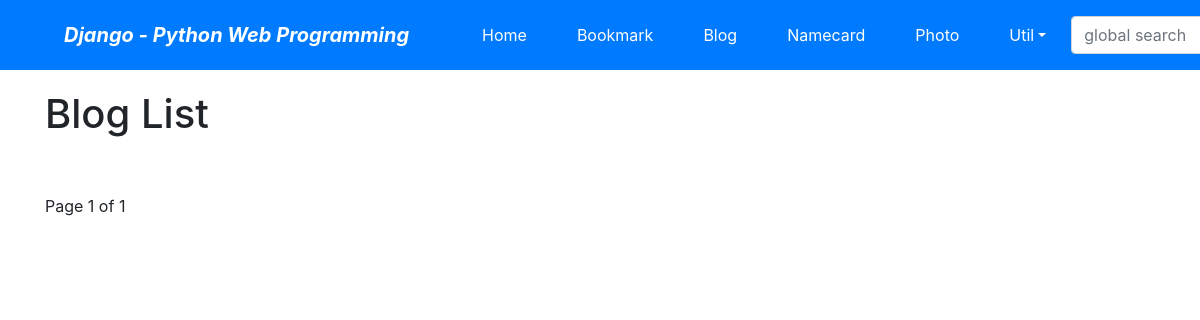
/blog/, run on an earlier commit of the app's database.
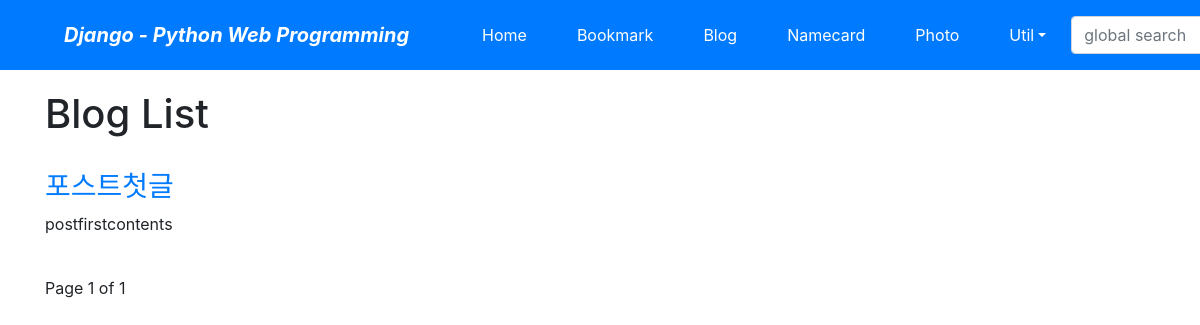
And on a later commit of the database.
### blog/models.py (models this page shows, shortened)
class Post(models.Model):
    title = models.CharField(verbose_name='TITLE', max_length=50)
    slug = models.SlugField('SLUG', unique=True, allow_unicode=True, help_text='one word for title alias')
    description =  models.CharField('DESCRIPTION',max_length=100, blank=True, help_text='simple description text')
    content = models.TextField('CONTENT')
    create_dt = models.DateTimeField('CREATE DATE', auto_now_add=True)
    modify_dt = models.DateTimeField('MODIFY DATE',auto_now=True)
    class Meta:
        verbose_name = 'post'
        verbose_name_plural='posts'
        db_table = 'blog_posts'
        ordering = ('-modify_dt', )
    def get_absolute_url(self):
        return reverse('blog:post_detail', args = (self.slug,))

### blog/views.py (the view)
# urls.py: path('', views.PostLV.as_view(), name='index'),
class PostLV(ListView):
    model = Post
    template_name = 'blog/post_all.html'
    context_object_name = 'posts'
    paginate_by = 2

### blog/templates/blog/post_all.html (shortened to what this page needs)
{% extends "base.html" %}
{% block content %}
    <h1>Blog List</h1>
    <br>
    {% for post in posts %}
        <h3><a href='{{ post.get_absolute_url }}'>{{ post.title }}</a></h3>
        <p>{{ post.description }}</p>
    {% endfor %}
    <br>
    <div>
        <span>
            Page {{ page_obj.number }} of {{ page_obj.paginator.num_pages }}
        </span>
    </div>
{% endblock %}

### templates/base.html (shortened to what this page needs)
<!DOCTYPE html>
<html lang="ko">
<head>
    <link rel="stylesheet" href="https://stackpath.bootstrapcdn.com/bootstrap/4.3.1/css/bootstrap.min.css">
</head>
<body style="padding-top:90px;">
<nav class="navbar navbar-expand-lg navbar-dark bg-primary fixed-top">
    <span class="navbar-brand mx-5 mb-0 font-weight-bold font-italic">Django - Python Web Programming</span>
    <div class="collapse navbar-collapse" id="navbarSupportedContent">
        <ul class="navbar-nav mr-auto">
            <li class="nav-item mx-1 btn btn-primary">
                <a class="nav-link text-white" href="{% url 'home' %}">Home</a></li>
            <li class="nav-item mx-1 btn btn-primary">
                <a class="nav-link text-white" href="{% url 'bookmark:index' %}">Bookmark</a></li>
            <li class="nav-item mx-1 btn btn-primary">
                <a class="nav-link text-white" href="{% url 'blog:index' %}">Blog</a></li>
                <li class="nav-item mx-1 btn btn-primary">
                    <a class="nav-link text-white" href="{% url 'namecard:index' %}">Namecard</a></li>
            <li class="nav-item mx-1 btn btn-primary">
                <a class="nav-link text-white" href="">Photo</a></li>
            <li class="nav-item dropdown mx-1 btn btn-primary">
                <a class="nav-link dropdown-toggle text-white" href="#" data-toggle="dropdown">Util</a>
            </li>
        </ul>
        <form class="form-inline my-2" action="" method="post"> {% csrf_token %}
            <input class="form-control mr-sm-2" type="search" placeholder="global search" name="search_word">
        </form>
    </div>
</nav>
<div class="container">
    {% block content %}{% endblock %}
</div>
</body>
</html>

What changed in the data, as far as the page shows it:
added Post: title "포스트첫글", description "postfirstcontents"
